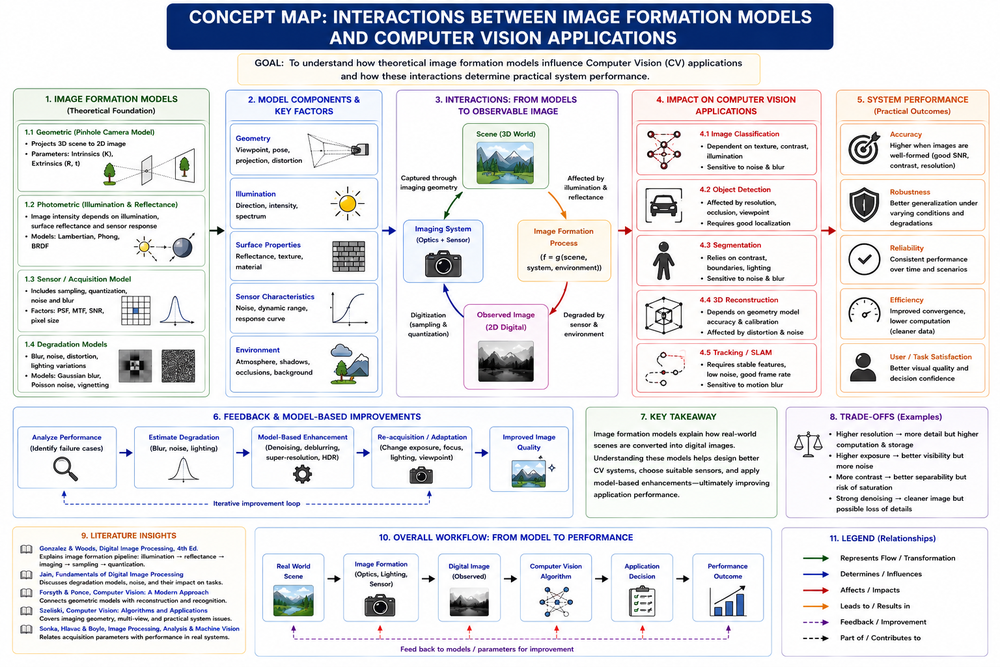
#> input picture CO1/AT2/AT2-Q15.png, 1000 x 667 px, shrunk from 1536 x 1024 before the run, found by its file name
$ python experiment_11.py
#> lines starting #> are read from the running program, lines starting #| are printed output that depends on the picture
# -*- coding: utf-8 -*-
"""EXPERIMENT-11.ipynb

Automatically generated by Colab.

Original file is located at
    https://colab.research.google.com/drive/1kkLurG41t-kff0--GRBaD4WouXu4DPsS
"""

import cv2
import numpy as np
from google.colab import files
import matplotlib.pyplot as plt

# Upload image
uploaded = files.upload()
#> the answer given: AT2-Q15.png

# Get uploaded file name
image_path = list(uploaded.keys())[0]

# Read image
img = cv2.imread(image_path)
#> img is the input picture: shape (667, 1000, 3); mean B, G, R 230.7, 226.7, 226.1

# Check if image is loaded
if img is None:
    print("Error: Image not found!")
else:
    # Get image dimensions
    rows, cols = img.shape[:2]
#> rows = 667; cols = 1000

    # Translation matrix (move image 100 pixels right and 50 pixels down)
    M = np.float32([[1, 0, 100],
                    [0, 1, 50]])

    # Apply affine transformation
    affine_img = cv2.warpAffine(img, M, (cols, rows))
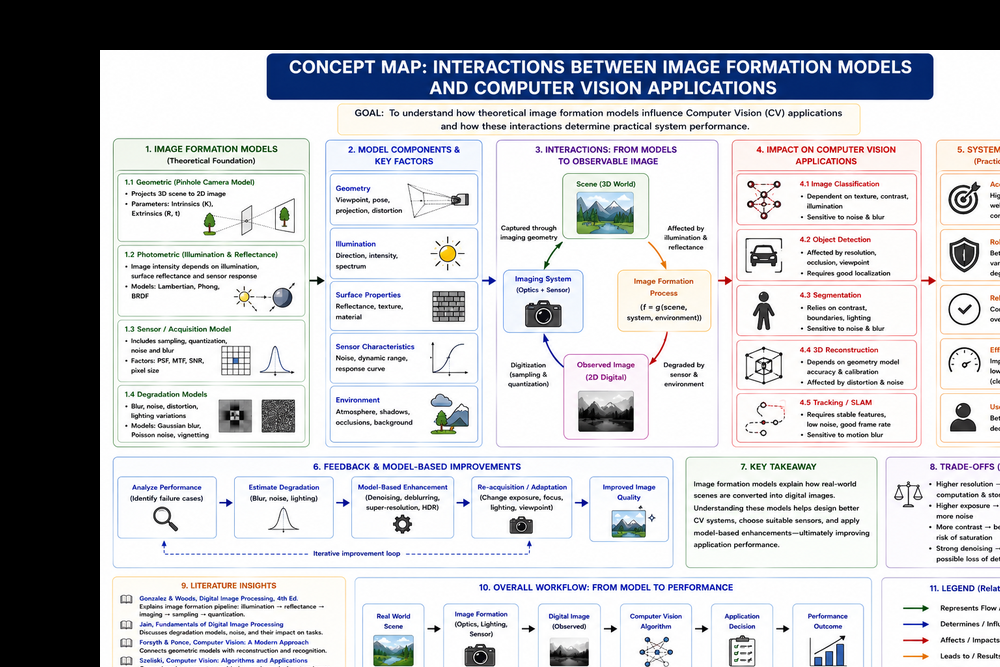
#> affine_img: shape (667, 1000, 3); mean B, G, R 190.2, 186.4, 185.4

    # Save output image
    cv2.imwrite("Affine_Transformed.jpg", affine_img)

    # Convert BGR to RGB for displaying
    original_rgb = cv2.cvtColor(img, cv2.COLOR_BGR2RGB)
    transformed_rgb = cv2.cvtColor(affine_img, cv2.COLOR_BGR2RGB)

    # Display images
    plt.figure(figsize=(10,5))

    plt.subplot(1,2,1)
    plt.imshow(original_rgb)
    plt.title("Original Image")
    plt.axis("off")

    plt.subplot(1,2,2)
    plt.imshow(transformed_rgb)
    plt.title("Affine Transformed Image")
    plt.axis("off")

    plt.show()
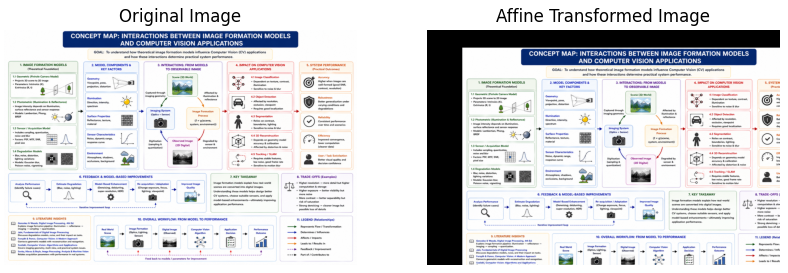
#> figure drawn by matplotlib, 2 panels

    # Download the transformed image
    files.download("Affine_Transformed.jpg")
